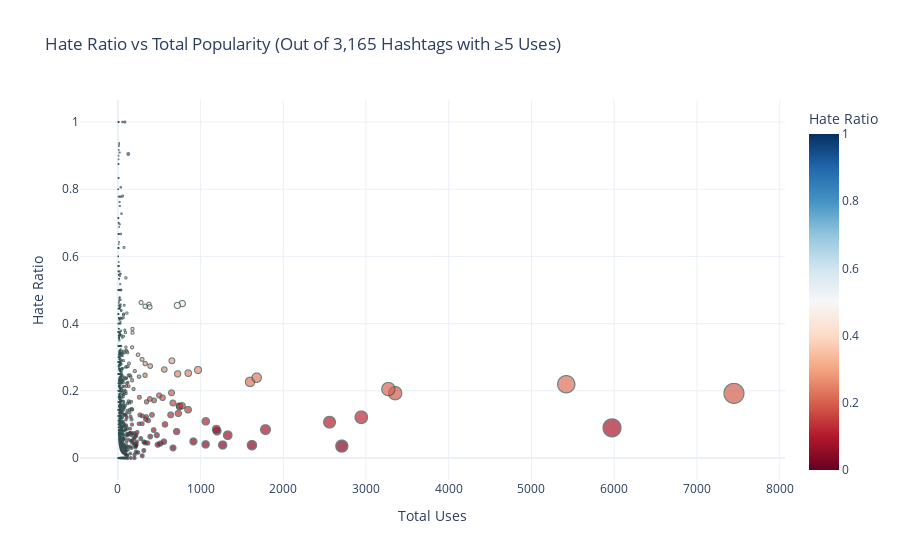

This figure's notebook cell:
### Code cell
import plotly.express as px

# Reset pivot (if not already)
pivot = pivot.reset_index()

# Scatter plot
fig = px.scatter(
    pivot,
    x="total",
    y="hate_ratio",
    hover_name="hashtags",
    title=f"Hate Ratio vs Total Popularity (Out of {pivot.shape[0]:,} Hashtags with ≥5 Uses)",
    labels={"total": "Total Uses", "hate_ratio": "Hate Ratio"},
    size="total",  # Optional: make popular hashtags bigger
    color="hate_ratio",  # Color intensity based on hate ratio
    color_continuous_scale="RdBu",
)

fig.update_layout(template="plotly_white")
fig.update_traces(marker=dict(line=dict(width=1, color='DarkSlateGrey')))
fig.show()

### Figure 1 — Plotly figure (JSON) as saved in the notebook; plotly's stock layout.template omitted (floating-point values rounded to 4 significant figures; data arrays with more than 128 entries replaced by an {"elided": "..."} marker saying what was removed)
{"data": [{"hovertemplate": "<b>%{hovertext}</b><br><br>Total Uses=%{marker.size}<br>Hate Ratio=%{marker.color}<extra></extra>", "hovertext": {"elided": "3165 str values"}, "legendgroup": "", "marker": {"color": {"elided": "3165 float values"}, "coloraxis": "coloraxis", "line": {"color": "DarkSlateGrey", "width": 1}, "size": {"elided": "3165 int values"}, "sizemode": "area", "sizeref": 18.62, "symbol": "circle"}, "mode": "markers", "name": "", "showlegend": false, "type": "scattergl", "x": {"elided": "3165 int values"}, "xaxis": "x", "y": {"elided": "3165 float values"}, "yaxis": "y"}], "layout": {"coloraxis": {"colorbar": {"title": {"text": "Hate Ratio"}}, "colorscale": [[0, "rgb(103,0,31)"], [0.1, "rgb(178,24,43)"], [0.2, "rgb(214,96,77)"], [0.3, "rgb(244,165,130)"], [0.4, "rgb(253,219,199)"], [0.5, "rgb(247,247,247)"], [0.6, "rgb(209,229,240)"], [0.7, "rgb(146,197,222)"], [0.8, "rgb(67,147,195)"], [0.9, "rgb(33,102,172)"], [1, "rgb(5,48,97)"]]}, "legend": {"itemsizing": "constant", "tracegroupgap": 0}, "title": {"text": "Hate Ratio vs Total Popularity (Out of 3,165 Hashtags with ≥5 Uses)"}, "xaxis": {"anchor": "y", "domain": [0, 1], "title": {"text": "Total Uses"}}, "yaxis": {"anchor": "x", "domain": [0, 1], "title": {"text": "Hate Ratio"}}}}
